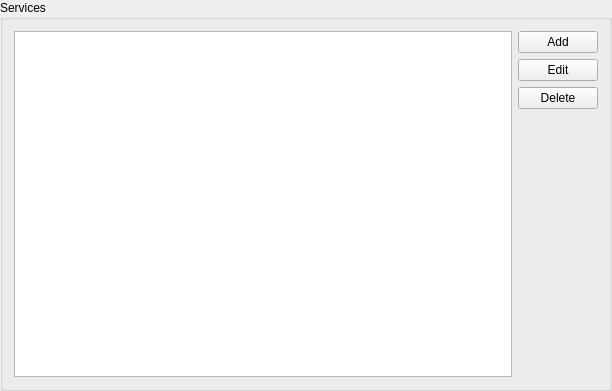
<?xml version="1.0" encoding="UTF-8"?>
<ui version="4.0">
 <class>ServicesGroupBox</class>
 <widget class="QGroupBox" name="ServicesGroupBox">
  <property name="geometry">
   <rect>
    <x>0</x>
    <y>0</y>
    <width>612</width>
    <height>391</height>
   </rect>
  </property>
  <property name="windowTitle">
   <string>GroupBox</string>
  </property>
  <property name="title">
   <string>Services</string>
  </property>
  <layout class="QHBoxLayout" name="horizontalLayout">
   <item>
    <widget class="QTableView" name="tableView">
     <property name="editTriggers">
      <set>QAbstractItemView::NoEditTriggers</set>
     </property>
     <property name="alternatingRowColors">
      <bool>true</bool>
     </property>
     <property name="selectionMode">
      <enum>QAbstractItemView::SingleSelection</enum>
     </property>
     <property name="selectionBehavior">
      <enum>QAbstractItemView::SelectRows</enum>
     </property>
     <property name="sortingEnabled">
      <bool>true</bool>
     </property>
     <attribute name="verticalHeaderVisible">
      <bool>true</bool>
     </attribute>
     <attribute name="verticalHeaderMinimumSectionSize">
      <number>24</number>
     </attribute>
     <attribute name="verticalHeaderDefaultSectionSize">
      <number>24</number>
     </attribute>
    </widget>
   </item>
   <item>
    <layout class="QVBoxLayout" name="verticalLayout_2">
     <item>
      <widget class="QPushButton" name="addButton">
       <property name="text">
        <string>Add</string>
       </property>
      </widget>
     </item>
     <item>
      <widget class="QPushButton" name="editButton">
       <property name="text">
        <string>Edit</string>
       </property>
      </widget>
     </item>
     <item>
      <widget class="QPushButton" name="deleteButton">
       <property name="text">
        <string>Delete</string>
       </property>
      </widget>
     </item>
     <item>
      <spacer name="verticalSpacer_2">
       <property name="orientation">
        <enum>Qt::Vertical</enum>
       </property>
       <property name="sizeHint" stdset="0">
        <size>
         <width>20</width>
         <height>40</height>
        </size>
       </property>
      </spacer>
     </item>
    </layout>
   </item>
  </layout>
 </widget>
 <resources/>
 <connections/>
</ui>
